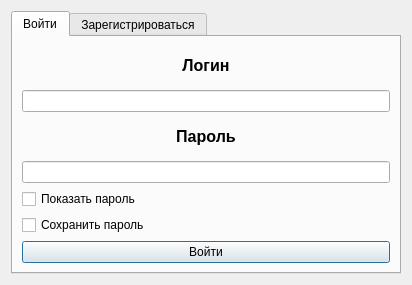
<?xml version="1.0" encoding="UTF-8"?>
<ui version="4.0">
 <class>AuthDialog</class>
 <widget class="QDialog" name="AuthDialog">
  <property name="geometry">
   <rect>
    <x>0</x>
    <y>0</y>
    <width>412</width>
    <height>285</height>
   </rect>
  </property>
  <property name="windowTitle">
   <string>Аутентификация</string>
  </property>
  <layout class="QVBoxLayout" name="verticalLayout_2">
   <item>
    <widget class="QTabWidget" name="tabWidget">
     <property name="currentIndex">
      <number>0</number>
     </property>
     <widget class="QWidget" name="tab">
      <attribute name="title">
       <string>Войти</string>
      </attribute>
      <layout class="QHBoxLayout" name="horizontalLayout">
       <item>
        <layout class="QVBoxLayout" name="verticalLayout_3">
         <item>
          <widget class="QLabel" name="labelLogin">
           <property name="font">
            <font>
             <pointsize>12</pointsize>
             <weight>75</weight>
             <bold>true</bold>
            </font>
           </property>
           <property name="text">
            <string>Логин</string>
           </property>
           <property name="alignment">
            <set>Qt::AlignCenter</set>
           </property>
          </widget>
         </item>
         <item>
          <widget class="QLineEdit" name="lineEditLogin"/>
         </item>
         <item>
          <widget class="QLabel" name="labelPassword">
           <property name="font">
            <font>
             <pointsize>12</pointsize>
             <weight>75</weight>
             <bold>true</bold>
            </font>
           </property>
           <property name="text">
            <string>Пароль</string>
           </property>
           <property name="alignment">
            <set>Qt::AlignCenter</set>
           </property>
          </widget>
         </item>
         <item>
          <widget class="QLineEdit" name="lineEditPassword"/>
         </item>
         <item>
          <widget class="QCheckBox" name="checkBoxShowPassword">
           <property name="text">
            <string>Показать пароль</string>
           </property>
          </widget>
         </item>
         <item>
          <widget class="QCheckBox" name="checkBoxSavePassword">
           <property name="text">
            <string>Сохранить пароль</string>
           </property>
          </widget>
         </item>
         <item>
          <widget class="QPushButton" name="pushButtonLogin">
           <property name="text">
            <string>Войти</string>
           </property>
          </widget>
         </item>
        </layout>
       </item>
      </layout>
     </widget>
     <widget class="QWidget" name="tab_2">
      <attribute name="title">
       <string>Зарегистрироваться</string>
      </attribute>
      <layout class="QHBoxLayout" name="horizontalLayout_2">
       <item>
        <layout class="QVBoxLayout" name="verticalLayout_4">
         <item>
          <layout class="QGridLayout" name="gridLayout">
           <item row="2" column="0">
            <widget class="QLabel" name="labelPassword_3">
             <property name="text">
              <string>Повторите пароль</string>
             </property>
            </widget>
           </item>
           <item row="0" column="1">
            <widget class="QLineEdit" name="lineEditLoginSignup"/>
           </item>
           <item row="0" column="0">
            <widget class="QLabel" name="labelLogin_2">
             <property name="text">
              <string>Логин</string>
             </property>
            </widget>
           </item>
           <item row="1" column="0">
            <widget class="QLabel" name="labelPassword_2">
             <property name="text">
              <string>Пароль</string>
             </property>
            </widget>
           </item>
           <item row="3" column="0">
            <widget class="QLabel" name="labelEmail">
             <property name="text">
              <string>Email</string>
             </property>
            </widget>
           </item>
           <item row="4" column="0">
            <widget class="QLabel" name="labelPhone">
             <property name="text">
              <string>Телефон</string>
             </property>
            </widget>
           </item>
           <item row="1" column="1">
            <widget class="QLineEdit" name="lineEditPasswordSignup">
             <property name="clearButtonEnabled" stdset="0">
              <bool>false</bool>
             </property>
            </widget>
           </item>
           <item row="2" column="1">
            <widget class="QLineEdit" name="lineEditPasswordSignupRepeat"/>
           </item>
           <item row="3" column="1">
            <widget class="QLineEdit" name="lineEditEmail"/>
           </item>
           <item row="4" column="1">
            <widget class="QLineEdit" name="lineEditPhone"/>
           </item>
          </layout>
         </item>
         <item>
          <widget class="QCheckBox" name="checkBoxShowPassworsSignup">
           <property name="text">
            <string>Показать пароль</string>
           </property>
          </widget>
         </item>
         <item>
          <widget class="QPushButton" name="pushButtonSignup">
           <property name="text">
            <string>Зарегистрироваться</string>
           </property>
          </widget>
         </item>
        </layout>
       </item>
      </layout>
     </widget>
    </widget>
   </item>
  </layout>
 </widget>
 <resources/>
 <connections/>
</ui>
